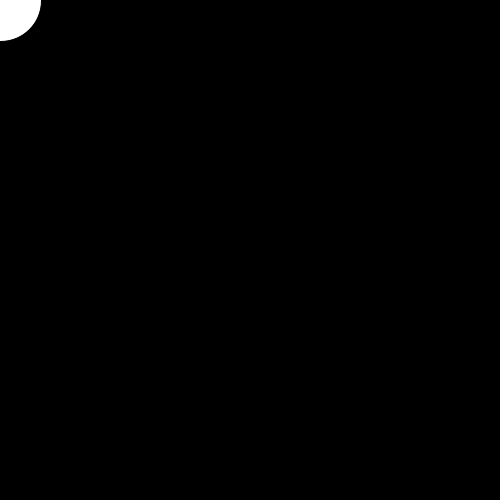
Frame 1 (no input)
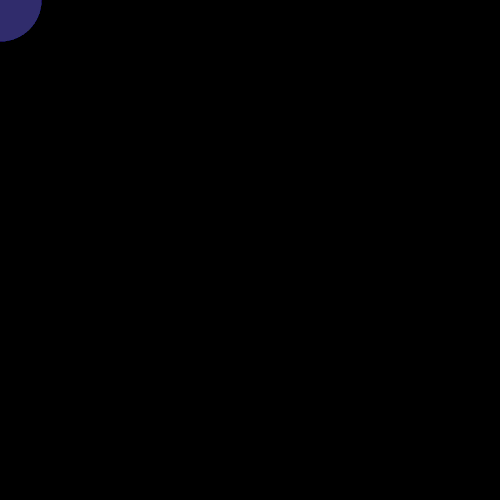
Frame 60 (the mouse pressed at the canvas centre just before this capture)
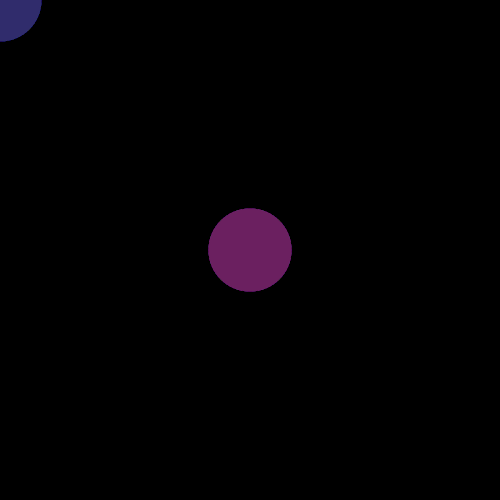
Frame 120 (the mouse held since frame 60 and released just before this capture)

The Processing sketch that drew these frames (run headless with seeded random() and noise(); from frame 60 on, the mouse is pressed at the canvas centre):

// Processing sketch: processing_134081
// ── processing_134081.pde

float a = 1;
void setup () {
  size (500,500);
  background (0);

}

void draw () {

  ellipse (mouseX, mouseY, width/6, height/6);
  fill (1+a,41,99,20); 
  noStroke();
  a += 1 ;

}
